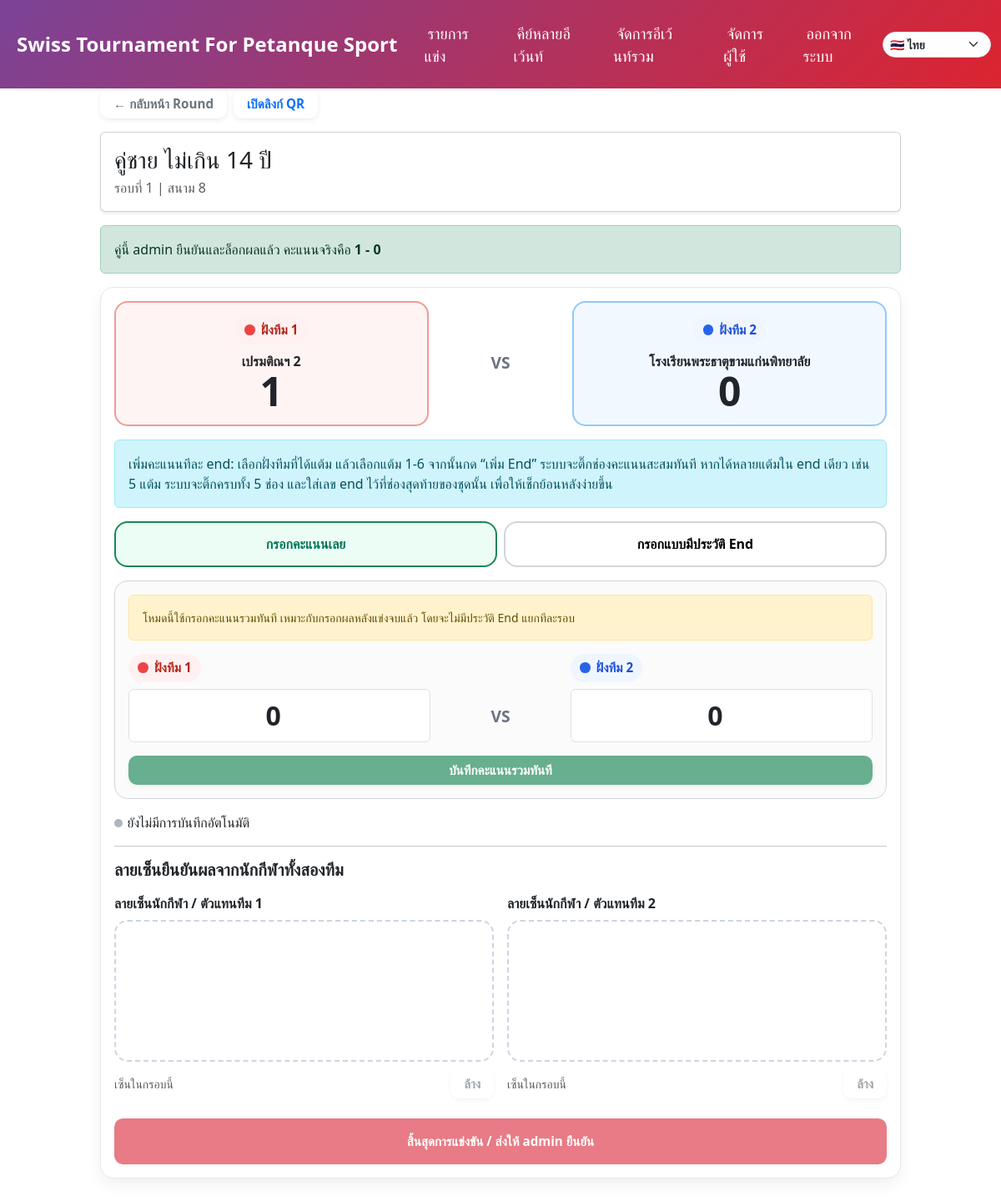
The page /event/4/match/1/scorecard (signed in) on the database its author committed.
### models.py (models this page shows)
class Event(db.Model):
    __tablename__ = "events"
    id = db.Column(db.Integer, primary_key=True)
    name = db.Column(db.String(100), nullable=False)
    location = db.Column(db.String(100))
    category = db.Column(db.String(50))
    sex = db.Column(db.String(50))
    age_group = db.Column(db.String(50))
    rounds = db.Column(db.Integer)
    competition_format = db.Column(db.String(40), nullable=False, default="swiss")
    current_round = db.Column(db.Integer, default=1)
    date = db.Column(db.Date, nullable=True)
    auto_field_enabled = db.Column(db.Boolean, default=False)
    field_prefix = db.Column(db.String(10), default='')  # เช่น 'A', ''
    field_start = db.Column(db.Integer, default=1)
    field_max = db.Column(db.Integer, default=16)
    field_exclude = db.Column(db.String, default='')  # เช่น '3,7,11
    logo_filename = db.Column(db.Text)  # เก็บเป็น JSON list
    is_finished = db.Column(db.Boolean, default=False, nullable=False)
    finished_at = db.Column(db.DateTime, nullable=True)
    finished_by_id = db.Column(db.Integer, db.ForeignKey("users.id"), nullable=True)
    created_at = db.Column(db.DateTime, server_default=text('CURRENT_TIMESTAMP'), nullable=True)
    creator_id = db.Column(db.Integer, db.ForeignKey("users.id"), nullable=False)
    tournament_id = db.Column(db.Integer, db.ForeignKey("tournaments.id"), nullable=True, index=True)
    teams = db.relationship("Team", backref="event", cascade="all, delete-orphan", lazy=True)
    matches = db.relationship("Match", backref="event", cascade="all, delete-orphan", lazy=True)

class Match(db.Model):
    __tablename__ = "matches"
    id = db.Column(db.Integer, primary_key=True)
    event_id = db.Column(db.Integer, db.ForeignKey("events.id"), nullable=False)
    round = db.Column(db.Integer, nullable=False)
    team1_id = db.Column(db.Integer, db.ForeignKey("teams.id"), nullable=False)
    team2_id = db.Column(db.Integer, db.ForeignKey("teams.id"), nullable=True)  # None = Bye
    team1_score = db.Column(db.Integer, default=0)
    team2_score = db.Column(db.Integer, default=0)
    pending_team1_score = db.Column(db.Integer, nullable=True)
    pending_team2_score = db.Column(db.Integer, nullable=True)
    pending_is_submitted = db.Column(db.Boolean, default=False, nullable=False)
    pending_submitted_by_id = db.Column(db.Integer, db.ForeignKey("users.id"), nullable=True)
    pending_submitted_at = db.Column(db.DateTime, nullable=True)
    team1_signature = db.Column(db.Text, nullable=True)
    team2_signature = db.Column(db.Text, nullable=True)
    scorer_signature = db.Column(db.Text, nullable=True)
    score_ends = db.Column(db.Text, nullable=True)
    scorecard_token = db.Column(db.String(80), unique=True, nullable=True, index=True)
    is_locked = db.Column(db.Boolean, default=False)
    field = db.Column(db.Integer, nullable=True)
    team1 = db.relationship("Team", foreign_keys=[team1_id], backref="matches_as_team1")
    team2 = db.relationship("Team", foreign_keys=[team2_id], backref="matches_as_team2")
    pending_submitted_by = db.relationship("User", foreign_keys=[pending_submitted_by_id])
    is_manual = db.Column(db.Boolean, default=True)  # เพื่อแยกจากการจับอัตโนมัติ

class Team(db.Model):
    __tablename__ = "teams"
    id = db.Column(db.Integer, primary_key=True)
    name = db.Column(db.String(100), nullable=False)
    event_id = db.Column(db.Integer, db.ForeignKey("events.id"), nullable=False)

### app.py (the view)
@app.route('/event/<int:event_id>/match/<int:match_id>/scorecard', methods=['GET'])
@login_required
@roles_required('user', 'admin', 'superadmin')
def online_scorecard(event_id, match_id):
    event = Event.query.get_or_404(event_id)
    match = Match.query.get_or_404(match_id)
    if match.event_id != event.id:
        flash("คู่แข่งขันไม่ตรงกับรายการนี้", "danger")
        return redirect(url_for("event_detail", event_id=event.id))
    ensure_match_scorecard_token(match)
    db.session.commit()
    teams = {team.id: team.name for team in Team.query.filter_by(event_id=event.id).all()}
    try:
        score_ends, _, _ = normalize_score_ends(match.score_ends or '[]')
    except Exception:
        score_ends = []
    return render_template(
        'online_scorecard.html',
        event=event,
        match=match,
        teams=teams,
        score_ends=score_ends,
        is_public_scorecard=False,
        scorecard_public_url=url_for('public_online_scorecard', token=match.scorecard_token, _external=True),
    )

### app.py (called while the page is built, shortened)
def get_current_lang():
    lang = request.args.get("lang") or session.get("lang") or "th"
    if lang not in SUPPORTED_LANGS:
        lang = "th"
    session["lang"] = lang
    return lang

@app.context_processor
def inject_i18n():
    lang = get_current_lang()
    return {
        "current_lang": lang,
        "supported_langs": SUPPORTED_LANGS,
        "text_translations": TEXT_TRANSLATIONS,
        "t": lambda key: translate(key, lang),
    }

def ensure_match_scorecard_token(match):
    if getattr(match, "scorecard_token", None):
        return match.scorecard_token
    match.scorecard_token = secrets.token_urlsafe(24)
    return match.scorecard_token

@login_manager.user_loader
def load_user(user_id):
    return User.query.get(int(user_id))

def roles_required(*roles):
    def decorator(f):
        @wraps(f)
        def decorated_function(*args, **kwargs):
            if not current_user.is_authenticated:
                flash("กรุณาเข้าสู่ระบบก่อน", "warning")
                return redirect(url_for('login'))
            role = current_user.role.lower()
            print(f"DEBUG current_user.role = {role}")
            if role == 'superadmin':
                return f(*args, **kwargs)
            if role in [r.lower() for r in roles]:
                return f(*args, **kwargs)
            flash("คุณไม่มีสิทธิ์ทำรายการนี้", "warning")
            return redirect(url_for('index'))
        return decorated_function
    return decorator

@app.before_request
def protect_mutating_object_routes():
    if request.method not in {'POST', 'PUT', 'PATCH', 'DELETE'} or not current_user.is_authenticated:
        return None

def normalize_score_ends(raw_ends):
    if raw_ends in (None, ''):
        raw_ends = []
    if isinstance(raw_ends, str):
        raw_ends = json.loads(raw_ends or '[]')
    if not isinstance(raw_ends, list):
        raise ValueError('รูปแบบรายการ ends ไม่ถูกต้อง')
    clean = []
    team1_total = 0
    team2_total = 0
    return clean, team1_total, team2_total

### i18n.py (called while the page is built)
def translate(key, lang="th"):
    table = TRANSLATIONS.get(key, {})
    return table.get(lang) or table.get("th") or key

### templates/online_scorecard.html (shortened to what this page needs)
{% extends 'base.html' %}
{% block content %}
<div class="scorecard-wrap">
  <div class="mb-3 d-flex flex-wrap gap-2 align-items-center">
    {% if not is_public_scorecard %}
      <a href="{{ url_for('round_matches', event_id=event.id, round=match.round) }}" class="btn btn-outline-secondary">{{ t('back_to_round') }}</a>
      <a href="{{ scorecard_public_url }}" class="btn btn-outline-primary" target="_blank">เปิดลิงก์ QR</a>
    {% else %}
      <span class="badge bg-primary fs-6">เข้าโดย QR สกอร์การ์ด</span>
    {% endif %}
  </div>
  <div class="card shadow-sm mb-3">
    <div class="card-body">
      <h3 class="mb-1">{{ event.name }}</h3>
      <div class="text-muted">รอบที่ {{ match.round }}{% if match.field %} | สนาม {{ match.field }}{% endif %}</div>
    </div>
  </div>
  {% if match.is_locked %}
  <div class="alert alert-success">คู่นี้ admin ยืนยันและล็อกผลแล้ว คะแนนจริงคือ <strong>{{ match.team1_score }} - {{ match.team2_score }}</strong></div>
  {% endif %}
  {% set has_saved_signatures = match.team1_signature or match.team2_signature %}
  <form method="POST" action="{% if is_public_scorecard %}{{ url_for('public_finish_online_scorecard', token=match.scorecard_token) }}{% else %}{{ url_for('finish_online_scorecard', event_id=event.id, match_id=match.id) }}{% endif %}" class="team-card" id="finishForm">
    <div class="row g-3 mb-3">
      <div class="col-5"><div class="live-score-box team1-box"><div class="mb-2"><span class="team-chip team1-chip">{{ t('side_team_1') }}</span></div><div class="fw-bold text-truncate">{{ teams[match.team1_id] if match.team1_id else '-' }}</div><div class="live-score-number" id="team1Total">0</div></div></div>
      <div class="col-2 d-flex align-items-center justify-content-center vs-text">VS</div>
      <div class="col-5"><div class="live-score-box team2-box"><div class="mb-2"><span class="team-chip team2-chip">{{ t('side_team_2') }}</span></div><div class="fw-bold text-truncate">{{ teams[match.team2_id] if match.team2_id else t('bye') }}</div><div class="live-score-number" id="team2Total">0</div></div></div>
    </div>
    <div class="alert alert-info mb-3">
      เพิ่มคะแนนทีละ end: เลือกฝั่งทีมที่ได้แต้ม แล้วเลือกแต้ม 1-6 จากนั้นกด “เพิ่ม End” ระบบจะติ๊กช่องคะแนนสะสมทันที หากได้หลายแต้มใน end เดียว เช่น 5 แต้ม ระบบจะติ๊กครบทั้ง 5 ช่อง และใส่เลข end ไว้ที่ช่องสุดท้ายของชุดนั้น เพื่อให้เช็กย้อนหลังง่ายขึ้น
    </div>
    <div class="score-mode-tabs" role="group" aria-label="เลือกรูปแบบการกรอกคะแนน">
      <button type="button" class="score-mode-btn" id="modeManualBtn" data-score-mode="manual">{{ t('enter_total_score') }}</button>
      <button type="button" class="score-mode-btn" id="modeEndsBtn" data-score-mode="ends">{{ t('enter_by_end') }}</button>
    </div>
    <div class="manual-score-panel mb-3" id="manualScorePanel">
      <div class="alert alert-warning small mb-3">
        โหมดนี้ใช้กรอกคะแนนรวมทันที เหมาะกับกรอกผลหลังแข่งจบแล้ว โดยจะไม่มีประวัติ End แยกทีละรอบ
      </div>
      <div class="row g-3 align-items-end">
        <div class="col-12 col-md-5">
          <label class="form-label fw-bold"><span class="team-chip team1-chip">{{ t('side_team_1') }}</span></label>
          <input type="number" min="0" max="13" class="form-control manual-score-input" id="manualTeam1Score" value="0" {% if match.is_locked or match.pending_is_submitted %}readonly{% endif %}>
        </div>
        <div class="col-12 col-md-2 text-center vs-text pb-md-3">VS</div>
        <div class="col-12 col-md-5">
          <label class="form-label fw-bold"><span class="team-chip team2-chip">{{ t('side_team_2') }}</span></label>
          <input type="number" min="0" max="13" class="form-control manual-score-input" id="manualTeam2Score" value="0" {% if not match.team2_id or match.is_locked or match.pending_is_submitted %}readonly{% endif %}>
        </div>
      </div>
      <button type="button" class="btn btn-success w-100 mt-3" id="saveManualBtn" {% if match.is_locked or match.pending_is_submitted %}disabled{% endif %}>{{ t('save_total_score') }}</button>
    </div>
    <div class="mb-3"><span class="saved-dot" id="saveDot"></span><span id="saveText">{{ t('not_saved_yet') }}</span></div>
    <hr>
    <h5 class="fw-bold mb-3">{{ t('signature_confirm') }}</h5>
    <div class="row g-3">
      <div class="col-12 col-md-6">
        <label class="form-label fw-bold">{{ t('team_signature_1') }}</label>
        <canvas class="signature-box" data-sig-canvas="team1_signature"></canvas>
        <div class="signature-tools"><small class="text-muted">{{ t('sign_here') }}</small><button type="button" class="btn btn-sm btn-outline-secondary" data-clear-sig="team1_signature" {% if match.is_locked or match.pending_is_submitted %}disabled{% endif %}>{{ t('clear') }}</button></div>
      </div>
      <div class="col-12 col-md-6">
        <label class="form-label fw-bold">{{ t('team_signature_2') }}</label>
        <canvas class="signature-box" data-sig-canvas="team2_signature"></canvas>
        <div class="signature-tools"><small class="text-muted">{{ t('sign_here') }}</small><button type="button" class="btn btn-sm btn-outline-secondary" data-clear-sig="team2_signature" {% if match.is_locked or match.pending_is_submitted %}disabled{% endif %}>{{ t('clear') }}</button></div>
      </div>
    </div>
    <button type="submit" class="btn btn-danger btn-lg w-100 py-3 fw-bold mt-4" {% if match.is_locked or match.pending_is_submitted %}disabled{% endif %}>{{ t('finish_match') }}</button>
  </form>
</div>
{% endblock %}

### static/css/style.css (style rules this page uses)
button.btn, .btn { font-family: "Prompt", "Segoe UI", sans-serif; font-weight: 600; font-size: 0.95rem; padding: 0.4rem 1rem; border-radius: 0.65rem; display: inline-flex; align-items: center; justify-content: center; gap: 0.5rem; transition: all 0.25s ease; text-transform: none; box-shadow: 0 2px 6px rgba(0, 0, 0, 0.08); border: none; cursor: pointer; }

### templates/online_scorecard.html (style rules this page uses)
.scorecard-wrap { max-width: 960px; margin: 0 auto 2rem; }
.team-card { border: 1px solid #e5e7eb; border-radius: 1rem; padding: 1rem; background: #fff; box-shadow: 0 8px 18px rgba(0,0,0,.06); }
.vs-text { font-size: 1.2rem; font-weight: 800; color: #6b7280; }
.signature-box { width: 100%; height: 170px; border: 2px dashed #cbd5e1; border-radius: 1rem; background: #fff; touch-action: none; display:block; }
.signature-tools { display:flex; gap:.5rem; justify-content:space-between; align-items:center; margin-top:.5rem; }
.saved-dot { width:10px; height:10px; border-radius:50%; display:inline-block; background:#adb5bd; margin-right:.35rem; }
.live-score-box { border:2px solid #e5e7eb; border-radius:1rem; padding:1rem; background:#f8fafc; text-align:center; }
.live-score-number { font-size:3rem; line-height:1; font-weight:900; }
.live-score-box.team1-box { background:#fff4f4; border-color:#ef9a9a; }
.live-score-box.team2-box { background:#f2f8ff; border-color:#90caf9; }
.team-chip { display:inline-flex; align-items:center; gap:.45rem; padding:.35rem .7rem; border-radius:999px; font-weight:800; font-size:.95rem; }
.team-chip::before { content:''; width:.8rem; height:.8rem; border-radius:50%; display:inline-block; }
.team1-chip { background:#fff1f2; color:#b42318; }
.team1-chip::before { background:#ef4444; }
.team2-chip { background:#eff6ff; color:#1d4ed8; }
.team2-chip::before { background:#2563eb; }
.score-mode-tabs { display:grid; grid-template-columns:1fr 1fr; gap:.5rem; margin-bottom:1rem; }
.score-mode-btn { border:2px solid #d1d5db; border-radius:1rem; padding:.85rem; background:#fff; font-weight:900; }
.score-mode-btn.active { border-color:#198754; background:#ecfdf5; color:#047857; }
.manual-score-panel { border:1px solid #d1d5db; border-radius:1rem; padding:1rem; background:#fbfbfb; }
.manual-score-input { font-size:2rem; text-align:center; font-weight:900; min-height:64px; }

### rows shown on the page
Event: name "คู่ชาย ไม่เกิน 14 ปี"
Match: round "1", field "8", team1_score "1", team2_score "0", is_locked "0", team2+is_locked "0"
Team: name "เปรมติณฯ 2"
Team: name "โรงเรียนพระธาตุขามแก่นพิทยาลัย"

### other values the page prints
{{ t('events') }} "รายการแข่ง"
{{ t('users') }} "จัดการผู้ใช้"
{{ t('logout') }} "ออกจากระบบ"
{{ t('back_to_round') }} "← กลับหน้า Round"
{{ t('side_team_1') }} "ฝั่งทีม 1"
{{ t('side_team_2') }} "ฝั่งทีม 2"
{{ t('enter_total_score') }} "กรอกคะแนนเลย"
{{ t('enter_by_end') }} "กรอกแบบมีประวัติ End"
{{ t('save_total_score') }} "บันทึกคะแนนรวมทันที"
{{ t('not_saved_yet') }} "ยังไม่มีการบันทึกอัตโนมัติ"
{{ t('signature_confirm') }} "ลายเซ็นยืนยันผลจากนักกีฬาทั้งสองทีม"
{{ t('team_signature_1') }} "ลายเซ็นนักกีฬา / ตัวแทนทีม 1"
{{ t('sign_here') }} "เซ็นในกรอบนี้"
{{ t('clear') }} "ล้าง"
{{ t('team_signature_2') }} "ลายเซ็นนักกีฬา / ตัวแทนทีม 2"
